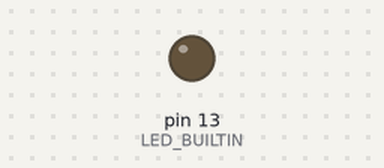
A sketch run on a simulated Arduino Uno, built with avr-gcc and run on an emulated ATmega328P. On the bench: output pins drawn as LEDs (lit = HIGH). Sleep ends after the set time or at an interrupt.

Above: at 4.0 s.
At 8.6 s:
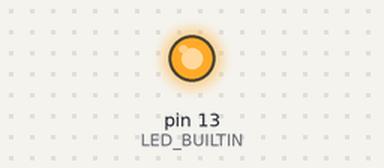
Timing chart, 0 to 11.9 s (numbered marks = the images above):
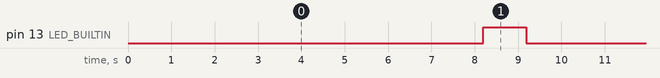

The sketch:

sleep_arduino.ino
```cpp
#include <avr/wdt.h>
#include <avr/interrupt.h>
#include <avr/sleep.h>
#include <avr/power.h>

int previousADCSRA;

void setup() {
  pinMode(LED_BUILTIN, OUTPUT);
}

void loop() {
  start_sleeping();
  sleep_disable();
  wake_up();

  digitalWrite(LED_BUILTIN, HIGH);  // turn the LED on (HIGH is the voltage level)
  delay(1000);                      // wait for a second
  digitalWrite(LED_BUILTIN, LOW);   // turn the LED off by making the voltage LOW
}

void start_sleeping()
{
  MCUSR = 0; // clear reset flags
  WDTCSR |= bit (WDCE) | bit (WDE); // allow changes, disable reset, enable watchdog interrupt
  WDTCSR = bit (WDIE) | bit (WDP3) | bit (WDP0); // set interval
  wdt_reset(); // start watchdog timer
  set_sleep_mode (SLEEP_MODE_PWR_DOWN);
  sleep_enable();

  MCUCR = bit (BODS) | bit (BODSE); // turn off brown-out enable in software
  MCUCR = bit (BODS);

  previousADCSRA = ADCSRA;
  ADCSRA &= ~(1<<ADEN); //Disable ADC
  ACSR = (1<<ACD); //Disable the analog comparator
  DIDR0 = 0x3F; //Disable digital input buffers on all ADC0-ADC5 pins
  DIDR1 = (1<<AIN1D)|(1<<AIN0D); //Disable digital input buffer on AIN1/0

  power_twi_disable();
  power_spi_disable();
  power_usart0_disable(); //Needed for serial.print
  power_timer0_disable(); //Needed for delay and millis()
  power_timer1_disable();
  power_timer2_disable(); //Needed for asynchronous 32kHz operation

  sleep_cpu(); // power down
}

void wake_up()
{
  power_twi_enable();
  power_spi_enable();
  power_usart0_enable();
  power_timer0_enable();
  power_timer1_enable();
  power_timer2_enable();
  power_adc_enable();
  ADCSRA = previousADCSRA;
}

ISR (WDT_vect){
  wdt_disable();
}
```

Measured:
- by itself, pin 13 (LED_BUILTIN): alternates HIGH for 1.0 s and LOW for 8.2 s
